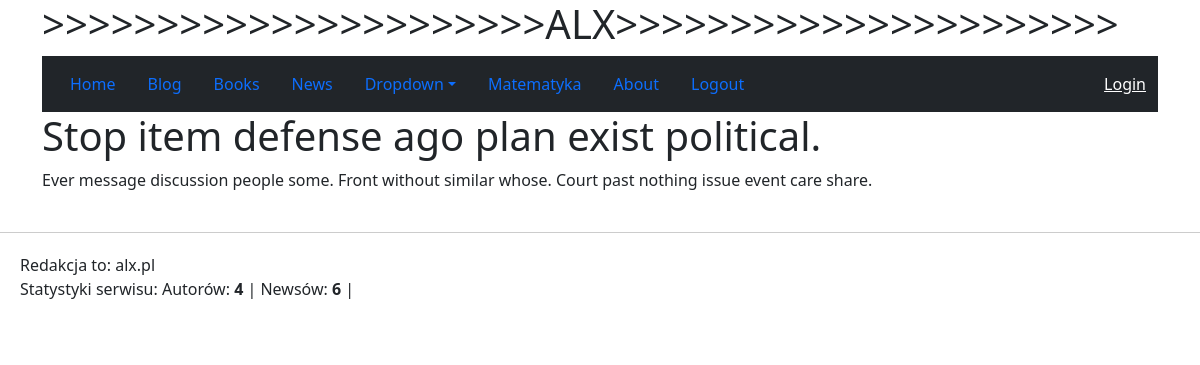
The app's page /blog/post/97/ with its own data.
### blog/models.py (models this page shows, shortened)
class Post(models.Model):
    title = models.CharField(max_length=200)
    content = models.TextField()

### blog/views.py (the view)
# urls.py: path("post/<int:id>/", views.PostDetailView.as_view(), name="details"),
class PostDetailView(DetailView):
    model = Post
    template_name = "blog/details.html"
    pk_url_kwarg = "id"
    context_object_name = "post" # to chyba zbędne

### blog/contextprocessors.py (called while the page is built)
def posts_count(request):
    return {'posts_count': blog.count_posts()}

### blog/services.py (called while the page is built)
    def count_posts(self):
        return self._posts.count()

### news/context_processors.py (called while the page is built)
def my_context(request):
    return {
        "redakcja": "alx.pl"
    }

def global_metrics(request):
    return {
        "ilosc_autorow": Author.objects.count(),
        "ilosc_newsow": News.objects.count(),
    }

### blog/templates/blog/details.html (shortened to what this page needs)
{% extends "base.html" %}
{% block content %}
    <h1>{{ post.title }}</h1>
    <p>{{ post.content }}</p>
{% endblock %}

### records on screen
Post: title "Stop item defense ago plan exist political.", content "Ever message discussion people some. Front without similar whose. Court past nothing issue event care share."

### other values on screen
{{ redakcja }} "alx.pl"
{{ ilosc_autorow }} "4"
{{ ilosc_newsow }} "6"
